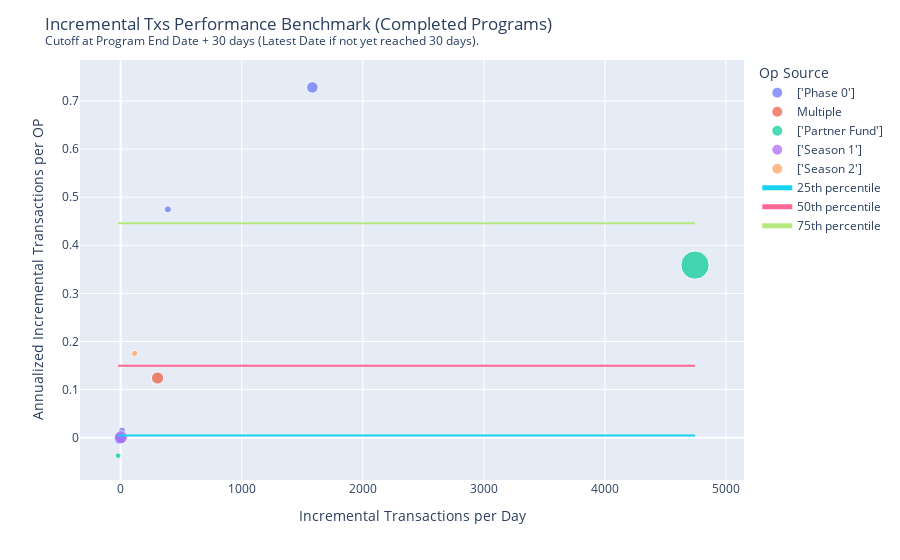

This figure's notebook cell:
### Code cell
layout_settings = {
    "title": "Incremental Txs Performance Benchmark (Completed Programs)<br><sup>Cutoff at Program End Date + 30 days (Latest Date if not yet reached 30 days).</sup>",
    "xaxis_title": "Incremental Transactions per Day",
    "yaxis_title": "Annualized Incremental Transactions per OP",
    "legend_title": "Op Source",
}

df = cleanup_data(
    subset=[
        "op_deployed",
        "incremental_txs_per_day_after",
        "incremental_txs_after_annualized_per_op",
    ],
)

plot_benchmark(
    df,
    x="incremental_txs_per_day_after",
    y="incremental_txs_after_annualized_per_op",
    size="op_deployed",
    layout_settings=layout_settings,
)

### Figure 1 — Plotly figure (JSON) as saved in the notebook; plotly's stock layout.template omitted (floating-point values rounded to 4 significant figures)
{"data": [{"hovertemplate": "<b>%{hovertext}</b><br><br>op_source_map=['Phase 0']<br>incremental_txs_per_day_after=%{x}<br>incremental_txs_after_annualized_per_op=%{y}<br>op_deployed=%{marker.size}<extra></extra>", "hovertext": ["Rubicon", "WePiggy", "1inch", "Aelin"], "legendgroup": "['Phase 0']", "marker": {"color": "#636efa", "size": [793900.0, 300000.0, 300000, 900000.0], "sizemode": "area", "sizeref": 12070.0, "symbol": "circle"}, "mode": "markers", "name": "['Phase 0']", "orientation": "v", "showlegend": true, "type": "scatter", "x": [1584.0, 12.07, 390.2, -4.994], "xaxis": "x", "y": [0.7282, 0.0147, 0.4747, -0.002], "yaxis": "y"}, {"hovertemplate": "<b>%{hovertext}</b><br><br>op_source_map=Multiple<br>incremental_txs_per_day_after=%{x}<br>incremental_txs_after_annualized_per_op=%{y}<br>op_deployed=%{marker.size}<extra></extra>", "hovertext": ["PoolTogether"], "legendgroup": "Multiple", "marker": {"color": "#EF553B", "size": [897039], "sizemode": "area", "sizeref": 12070.0, "symbol": "circle"}, "mode": "markers", "name": "Multiple", "orientation": "v", "showlegend": true, "type": "scatter", "x": [305.0], "xaxis": "x", "y": [0.1241], "yaxis": "y"}, {"hovertemplate": "<b>%{hovertext}</b><br><br>op_source_map=['Partner Fund']<br>incremental_txs_per_day_after=%{x}<br>incremental_txs_after_annualized_per_op=%{y}<br>op_deployed=%{marker.size}<extra></extra>", "hovertext": ["Aave", "Arrakis Finance", "Gamma"], "legendgroup": "['Partner Fund']", "marker": {"color": "#00cc96", "size": [4827000.0, 204200.0, 0], "sizemode": "area", "sizeref": 12070.0, "symbol": "circle"}, "mode": "markers", "name": "['Partner Fund']", "orientation": "v", "showlegend": true, "type": "scatter", "x": [4744.0, -20.99, 63.02], "xaxis": "x", "y": [0.3588, -0.0375, null], "yaxis": "y"}, {"hovertemplate": "<b>%{hovertext}</b><br><br>op_source_map=['Season 1']<br>incremental_txs_per_day_after=%{x}<br>incremental_txs_after_annualized_per_op=%{y}<br>op_deployed=%{marker.size}<extra></extra>", "hovertext": ["XToken"], "legendgroup": "['Season 1']", "marker": {"color": "#ab63fa", "size": [1010000.0], "sizemode": "area", "sizeref": 12070.0, "symbol": "circle"}, "mode": "markers", "name": "['Season 1']", "orientation": "v", "showlegend": true, "type": "scatter", "x": [3.431], "xaxis": "x", "y": [0.0012], "yaxis": "y"}, {"hovertemplate": "<b>%{hovertext}</b><br><br>op_source_map=['Season 2']<br>incremental_txs_per_day_after=%{x}<br>incremental_txs_after_annualized_per_op=%{y}<br>op_deployed=%{marker.size}<extra></extra>", "hovertext": ["Revert Finance"], "legendgroup": "['Season 2']", "marker": {"color": "#FFA15A", "size": [240800.0], "sizemode": "area", "sizeref": 12070.0, "symbol": "circle"}, "mode": "markers", "name": "['Season 2']", "orientation": "v", "showlegend": true, "type": "scatter", "x": [115.7], "xaxis": "x", "y": [0.1753], "yaxis": "y"}, {"mode": "lines", "name": "25th percentile", "type": "scatter", "x": [-20.99, 4744.0], "y": [0.004575, 0.004575]}, {"mode": "lines", "name": "50th percentile", "type": "scatter", "x": [-20.99, 4744.0], "y": [0.1497, 0.1497]}, {"mode": "lines", "name": "75th percentile", "type": "scatter", "x": [-20.99, 4744.0], "y": [0.4457, 0.4457]}], "layout": {"legend": {"itemsizing": "constant", "title": {"text": "Op Source"}, "tracegroupgap": 0}, "margin": {"t": 60}, "title": {"text": "Incremental Txs Performance Benchmark (Completed Programs)<br><sup>Cutoff at Program End Date + 30 days (Latest Date if not yet reached 30 days).</sup>"}, "xaxis": {"anchor": "y", "domain": [0, 1], "title": {"text": "Incremental Transactions per Day"}}, "yaxis": {"anchor": "x", "domain": [0, 1], "title": {"text": "Annualized Incremental Transactions per OP"}}}}
